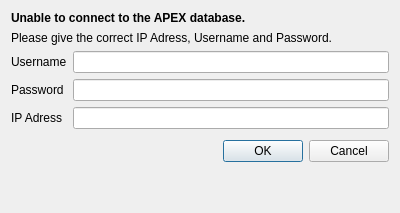
<?xml version="1.0" encoding="UTF-8"?>
<ui version="4.0">
 <author>Daniel Kratzert</author>
 <class>PasswdDialog</class>
 <widget class="QDialog" name="PasswdDialog">
  <property name="windowModality">
   <enum>Qt::ApplicationModal</enum>
  </property>
  <property name="geometry">
   <rect>
    <x>0</x>
    <y>0</y>
    <width>400</width>
    <height>213</height>
   </rect>
  </property>
  <property name="sizePolicy">
   <sizepolicy hsizetype="Preferred" vsizetype="Preferred">
    <horstretch>0</horstretch>
    <verstretch>0</verstretch>
   </sizepolicy>
  </property>
  <property name="windowTitle">
   <string>StructureFinder</string>
  </property>
  <property name="modal">
   <bool>true</bool>
  </property>
  <layout class="QGridLayout" name="gridLayout">
   <item row="0" column="0">
    <layout class="QVBoxLayout" name="verticalLayout">
     <item>
      <layout class="QFormLayout" name="formLayout">
       <property name="sizeConstraint">
        <enum>QLayout::SetDefaultConstraint</enum>
       </property>
       <property name="fieldGrowthPolicy">
        <enum>QFormLayout::ExpandingFieldsGrow</enum>
       </property>
       <item row="0" column="0" colspan="2">
        <widget class="QLabel" name="WarnLabel">
         <property name="font">
          <font>
           <weight>75</weight>
           <bold>true</bold>
          </font>
         </property>
         <property name="text">
          <string>Unable to connect to the APEX database. </string>
         </property>
        </widget>
       </item>
       <item row="1" column="0" colspan="2">
        <widget class="QLabel" name="Asklabel">
         <property name="text">
          <string>Please give the correct IP Adress, Username and Password.</string>
         </property>
        </widget>
       </item>
       <item row="2" column="0">
        <widget class="QLabel" name="NameLabel">
         <property name="text">
          <string>Username</string>
         </property>
        </widget>
       </item>
       <item row="2" column="1">
        <widget class="QLineEdit" name="userNameLineEdit"/>
       </item>
       <item row="3" column="0">
        <widget class="QLabel" name="PasswordLabel">
         <property name="text">
          <string>Password</string>
         </property>
        </widget>
       </item>
       <item row="3" column="1">
        <widget class="QLineEdit" name="PasswordLineEdit"/>
       </item>
       <item row="4" column="0">
        <widget class="QLabel" name="IPLabel">
         <property name="text">
          <string>IP Adress</string>
         </property>
        </widget>
       </item>
       <item row="4" column="1">
        <widget class="QLineEdit" name="IPlineEdit"/>
       </item>
      </layout>
     </item>
     <item>
      <widget class="QDialogButtonBox" name="buttonBox">
       <property name="standardButtons">
        <set>QDialogButtonBox::Cancel|QDialogButtonBox::Ok</set>
       </property>
      </widget>
     </item>
     <item>
      <spacer name="verticalSpacer">
       <property name="orientation">
        <enum>Qt::Vertical</enum>
       </property>
       <property name="sizeType">
        <enum>QSizePolicy::Preferred</enum>
       </property>
       <property name="sizeHint" stdset="0">
        <size>
         <width>20</width>
         <height>40</height>
        </size>
       </property>
      </spacer>
     </item>
    </layout>
   </item>
  </layout>
 </widget>
 <resources/>
 <connections/>
 <slots>
  <slot>acceptsettings()</slot>
 </slots>
</ui>
